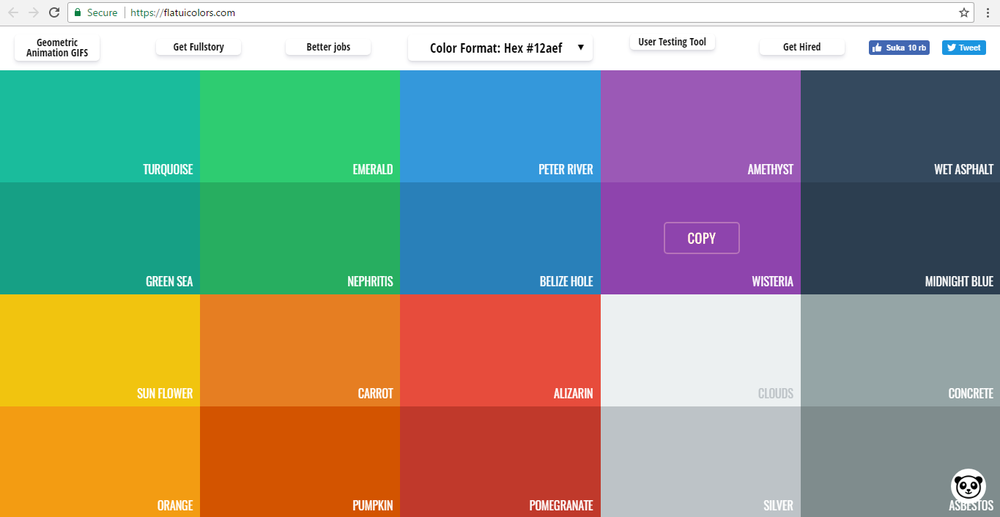
#> input picture coba2.png, 1000 x 517 px, shrunk from 1365 x 706 before the run, found by its file name
$ python Test_putih.py
#> lines starting #> are read from the running program, lines starting #| are printed output that depends on the picture
import cv2
import numpy as np

for i in range(1,6):
 img=cv2.imread('C:\Python\coba2.png',1)
#> img is the input picture: shape (517, 1000, 3); mean B, G, R 136.1, 152.3, 149.2
 hsv = cv2.cvtColor(img, cv2.COLOR_BGR2HSV)
#> hsv: shape (517, 1000, 3); mean H, S, V 65.4, 134.8, 196.1

#[0, 0, 0], [0, 0, 200] – Putih
 lower_api1 = np.array([0, 0, 0])
 upper_api1 = np.array([0, 0, 200])
 mask1 = cv2.inRange(hsv, lower_api1, upper_api1)
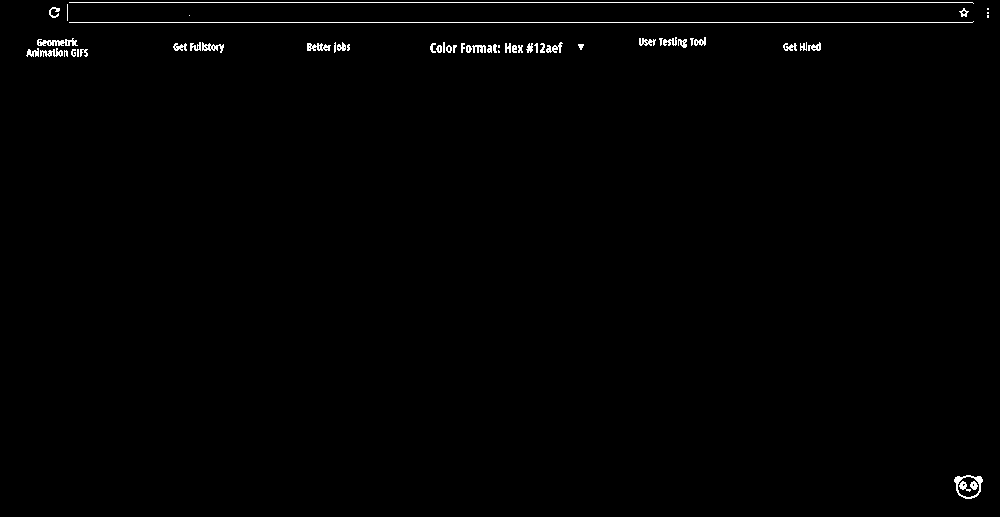
#> mask1: shape (517, 1000); 0.84% white in thin lines or dots

 mask = mask1

 new_img = cv2.bitwise_and(img, img, mask=mask)


 cv2.imshow("Hasil"+str(i)+".png",new_img)
 cv2.imshow('image', img)


#menunggu tombol key ditekan
 cv2.waitKey(0)
 cv2.destroyAllWindows()
